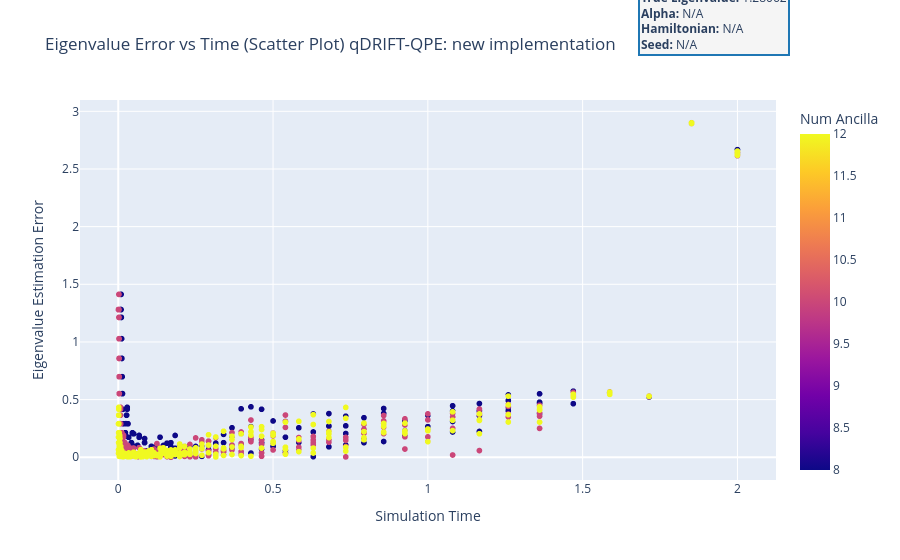

The notebook cell saved with this chart:
### Code cell
plot_error_vs_time(df_new_implementation, "qDRIFT-QPE: new implementation", true_eigenval=1.2806248474865685)

### Figure 1 — Plotly figure (JSON) as saved in the notebook; plotly's stock layout.template omitted (floating-point values rounded to 4 significant figures; data arrays with more than 128 entries replaced by an {"elided": "..."} marker saying what was removed)
{"data": [{"hovertemplate": "Time=%{x}<br>Error=%{y}<br>Num Ancilla=%{marker.color}<extra></extra>", "legendgroup": "", "marker": {"color": {"elided": "1200 int values"}, "coloraxis": "coloraxis", "symbol": "circle"}, "mode": "markers", "name": "", "showlegend": false, "type": "scattergl", "x": {"elided": "1200 float values"}, "xaxis": "x", "y": {"elided": "1200 float values"}, "yaxis": "y"}], "layout": {"annotations": [{"align": "left", "bgcolor": "#f5f5f5", "bordercolor": "#1f77b4", "borderwidth": 2, "font": {"size": 12}, "showarrow": false, "text": "<b>True Eigenvalue:</b> 1.28062<br><b>Alpha:</b> N/A<br><b>Hamiltonian:</b> N/A<br><b>Seed:</b> N/A", "x": 1.02, "xref": "paper", "y": 1.3, "yref": "paper"}], "coloraxis": {"colorbar": {"title": {"text": "Num Ancilla"}}, "colorscale": [[0, "#0d0887"], [0.1111, "#46039f"], [0.2222, "#7201a8"], [0.3333, "#9c179e"], [0.4444, "#bd3786"], [0.5556, "#d8576b"], [0.6667, "#ed7953"], [0.7778, "#fb9f3a"], [0.8889, "#fdca26"], [1, "#f0f921"]]}, "legend": {"title": {"text": "Number of Ancilla Qubits"}, "tracegroupgap": 0}, "margin": {"r": 120}, "title": {"text": "Eigenvalue Error vs Time (Scatter Plot) qDRIFT-QPE: new implementation"}, "xaxis": {"anchor": "y", "domain": [0, 1], "title": {"text": "Simulation Time"}}, "yaxis": {"anchor": "x", "domain": [0, 1], "title": {"text": "Eigenvalue Estimation Error"}}}}
